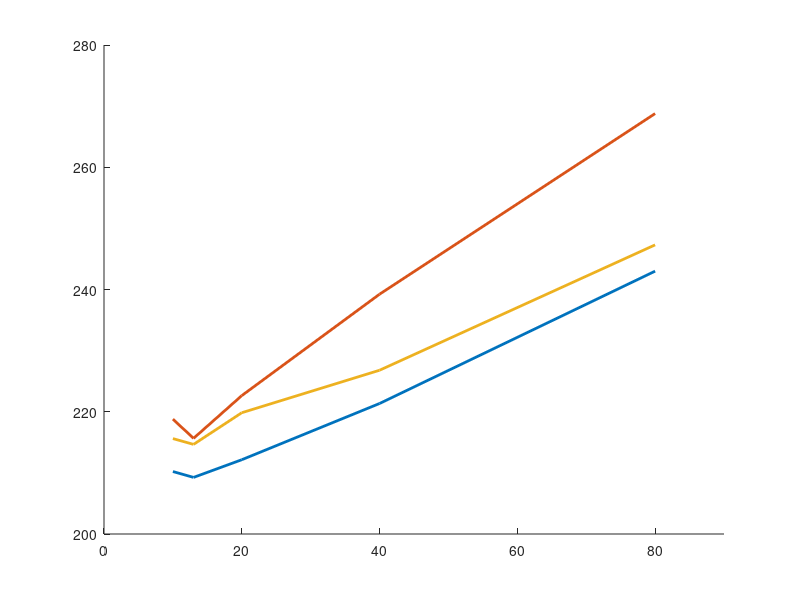

Here is the MATLAB script that generated this plot: (Note: this script raises an error after producing the figure.)
clear;
clc;
close all;

TP = [10,13,20,40,80]; %8
LatQ3 = [210.22,209.26,212.15,221.35,243]; %5
ConQ3 = [100,100,100,98.35,87.79]; %5
LatB3 = [218.79,215.65,222.64,239.23,268.78]; %5
ConB3 = [99.79,99.33,98.96,97.92,96.10];
LatDN3 = [215.61,214.66,219.84,226.79,247.30];
ConDN3 = [99.69,99.54,99.33,99.72,98.40];

T = [1000,500,250,100,75,50,25,12.5];
Con = [98.51,99.86,100,100,100,100,99.60,99.86];

Lat1R = [104.35,103.33,105.24,105.24,109.05];
Lat2R = [205.08,205.50,211.61,211.28,230.48];
Lat4R = [217.70,211.89,217.21,236.38]; %4
Lat5R = [233.14,232.18,250.10]; %3

LatCv = [321.33,333.57,350.01,365.21,426.89];

figure
hold on
plot(TP, LatQ3, 'LineWidth', 2)
plot(TP, LatB3, 'LineWidth', 2)
plot(TP, LatDN3, 'LineWidth', 2)
axis([0 90 200 280])
ax = gca;
ax.FontSize = 14; 
xlabel('Throughput (ops/s)','FontSize',14)
ylabel('Latency (ms)','FontSize',14)
legend('CmRDT: Queue','CmRDT: Naive C. Broadcast','CmRDT: Do Nothing',...
    'Location','NorthWest','FontSize',12)
grid on

figure
hold on
plot(TP, ConQ3, 'LineWidth', 2)
plot(TP, ConB3, 'LineWidth', 2)
plot(TP, ConDN3, 'LineWidth', 2)
axis([0 90 90 101])
ax = gca;
ax.FontSize = 14; 
xlabel('Throughput (ops/s)','FontSize',14)
ylabel('Consistency (%)','FontSize',14)
legend('CmRDT: Queue','CmRDT: Naive C. Broadcast','CmRDT: Do Nothing',...
    'Location','SouthWest','FontSize',12)
grid on

figure
hold on
plot(T, Con, 'k-', 'LineWidth', 2)
axis([0 1000 98 100.5])
ax = gca;
ax.FontSize = 14; 
xlabel('Queue Processing Frequency (ms)','FontSize',14)
ylabel('Consistency (%)','FontSize',14)
grid on

figure 
hold on
plot(TP, Lat1R, 'LineWidth', 2)
plot(TP, Lat2R, 'LineWidth', 2)
plot(TP, LatQ3, 'LineWidth', 2)
plot(TP(1:4), Lat4R, 'LineWidth', 2)
plot(TP(1:3), Lat5R, 'LineWidth', 2)
axis([0 90 100 260])
ax = gca;
ax.FontSize = 14; 
xlabel('Throughput (ops/s)','FontSize',14)
ylabel('Latency (ms)','FontSize',14)
legend('1 Replica','2 Replicas','3 Replicas','4 Replicas','5 Replicas',...
    'Location','EastOutside','FontSize',12)
grid on

figure 
hold on
plot(TP, LatQ3, 'LineWidth', 2)
plot(TP, LatCv, 'LineWidth', 2)
axis([0 90 200 450])
ax = gca;
ax.FontSize = 14; 
xlabel('Throughput (ops/s)','FontSize',14)
ylabel('Latency (ms)','FontSize',14)
legend('CmRDT-Queue','CvRDT',...
    'Location','NorthWest','FontSize',12)
grid on



